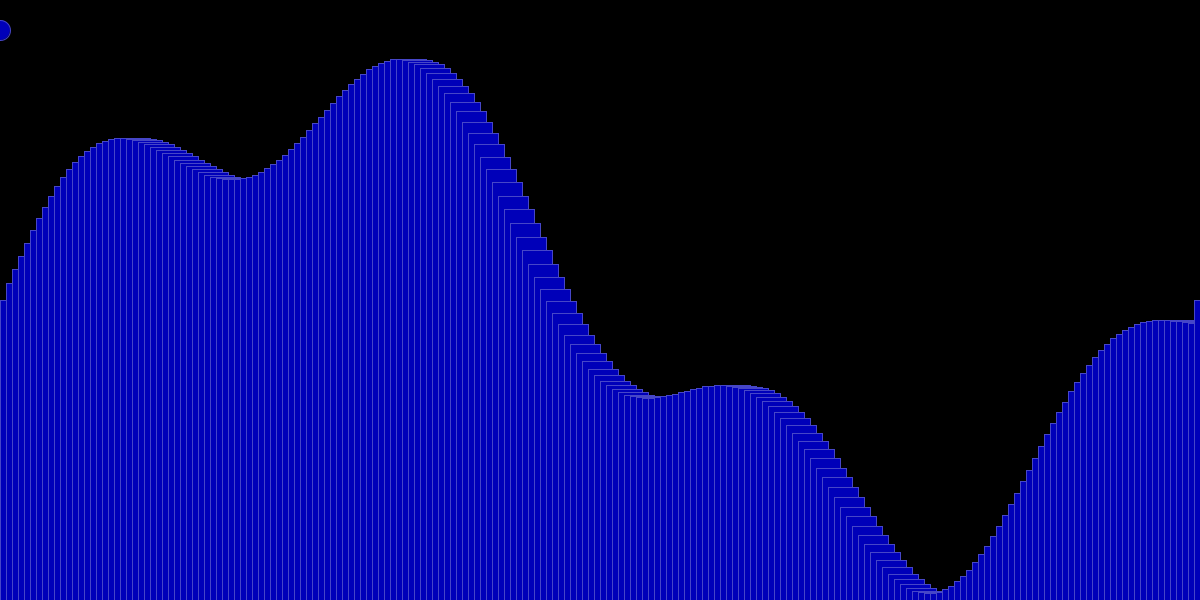
Frame 1 (no input)
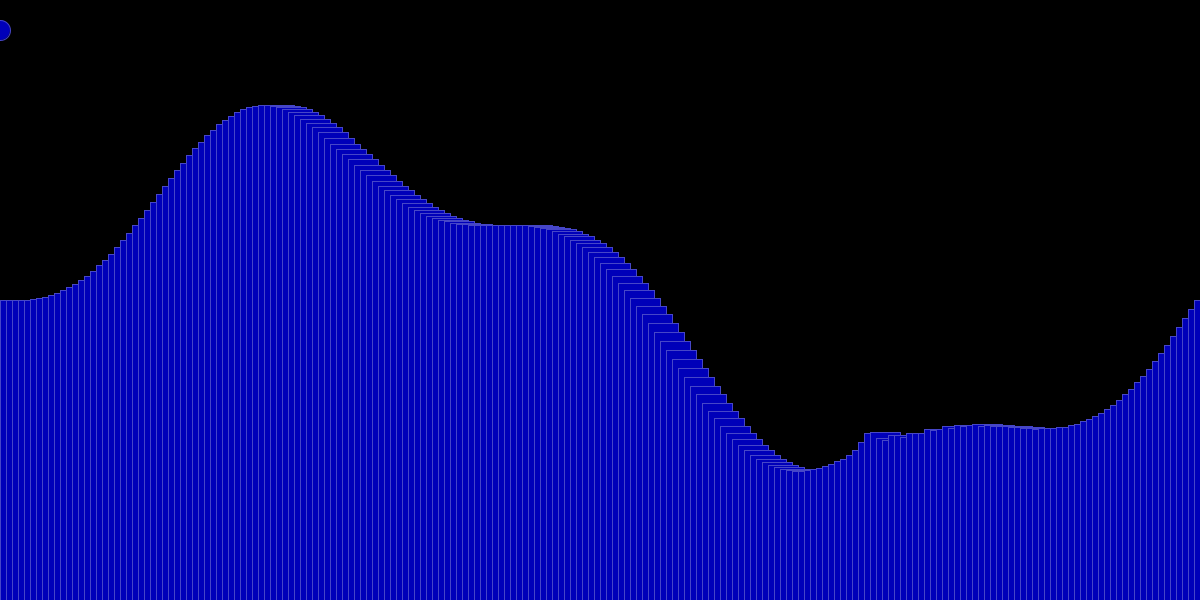
Frame 60 (the mouse pressed at the canvas centre just before this capture)
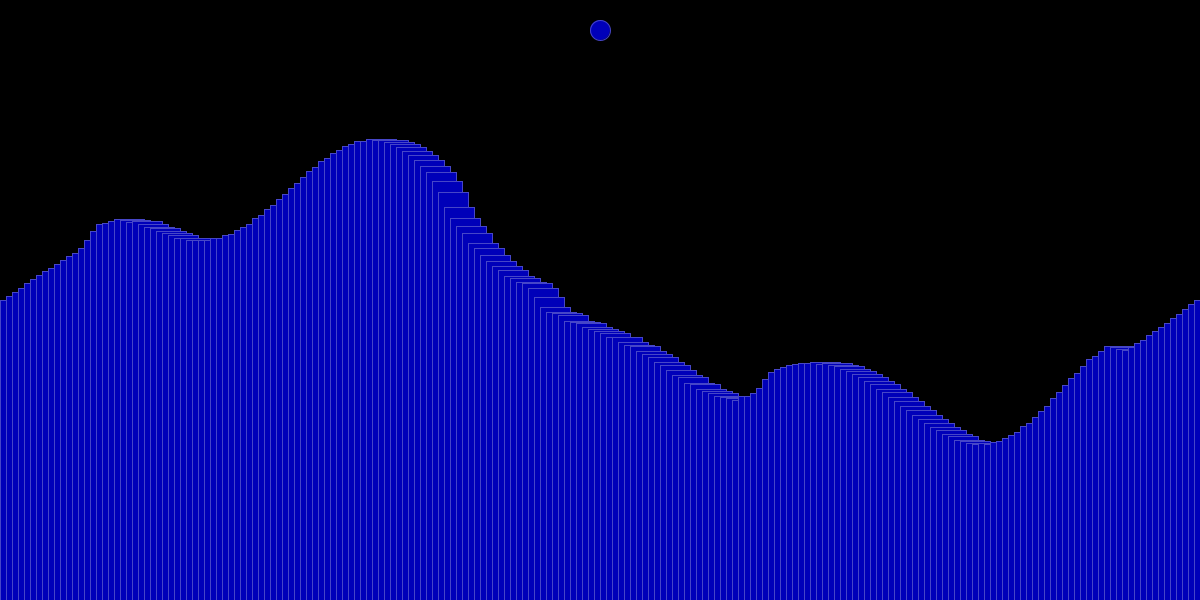
Frame 120 (the mouse held since frame 60 and released just before this capture)

The Processing sketch that drew these frames (run headless with seeded random() and noise(); from frame 60 on, the mouse is pressed at the canvas centre):

// Processing sketch: sketch_201207a_wave
// ── sketch_201207a_wave.pde
static final int N = 200;
float[] h = new float[N];
float[] h2 = new float[N];

static final float k = 0.9;
static final int wv = 30;
static final int decay = 100;
float total = 0;

int dropTimer = 0;

void setup() {
  size(1200, 600);

  for (int i = 0; i < N; ++i) {
    h2[i] = h[i] = (sin(2 * PI * i / N) * 3 + sin(0.2 + 7 * PI * i / N) + 4) * 0.12;
    total += h[i];
  }
}

void draw() {
  float[] hNext = new float[N];
  float pretotal = 0;
  for (int i = 1; i < N - 1; ++i) {
    hNext[i] = 2 * (1 - k) * h[i] - h2[i] + k * (h[i - 1] + h[i + 1]);
    pretotal += hNext[i];
  }
  hNext[0] = 0.5;
  hNext[N - 1] = 0.5;
  float supplement = (total - pretotal - hNext[0] - hNext[N - 1]) / N;
  for (int i = 0; i < N; ++i) {
    hNext[i] = ((hNext[i] + supplement) * (decay - 1) + 0.5) / decay;
  }

  h2 = h;
  h = hNext;

  background(0);
  fill(0, 0, 185);
  stroke(70, 70, 200);

  float w = (float)width / N;
  for (int i = 0; i < N; ++i) {
    rect(i * w, height * (1 - h[i]), w * 5, height * 2);
  }

  if (dropTimer == 0) {
    ellipse(mouseX, 30, 20, 20);
  } else {
    dropTimer--;
  }
}

void mousePressed() {
  int center = N * mouseX / width;

  for (int i = 0; i < N; ++i) {
    int distance = abs(i - center);
    if (distance < wv) {
      h[i] -= cos(distance * PI / wv) / wv;
    }
  }

  dropTimer = 20;
}
